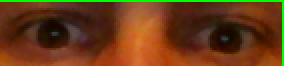
#> input picture eye_windows_controller/python_camera/pupil.png, 143 x 33 px (shown 2 times larger)
$ python pupil_detection.py
#> lines starting #> are read from the running program, lines starting #| are printed output that depends on the picture
# Пример поиска зрачков
# Пример работы метода CannyEdge
import cv2
import numpy as np
from matplotlib import pyplot as plt

img = cv2.imread('pupil.png',0)
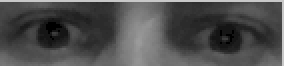
#> img: shape (33, 143) (shown 2 times larger); min 0, max 255, mean 78.6
cimg = cv2.cvtColor(img,cv2.COLOR_GRAY2BGR)
# img = cv2.medianBlur(img,5)
rows,cols = img.shape
#> rows = 33; cols = 143
circles = cv2.HoughCircles(img,cv2.HOUGH_GRADIENT,1,2, cols/3,
                            param1=30,param2=30,minRadius=0,maxRadius=0)
#> circles = [47.67, 0, 0, 0]

circles = np.uint16(np.around(circles))
#> circles = [48, 0, 0, 0]
for i in circles[0,:]:
    # draw the outer circle
#> (the run stopped early here; a loop or call above may not have finished)

$ run again, with eye_windows_controller/python_camera/eblo.PNG copied over eye_windows_controller/python_camera/pupil.png
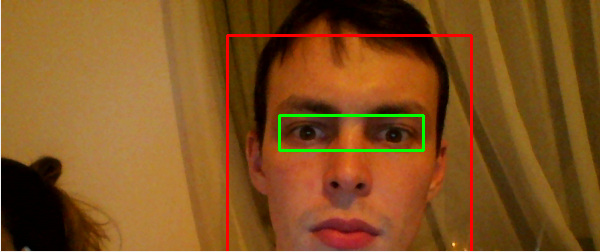
#> input picture eye_windows_controller/python_camera/eblo.PNG, 600 x 252 px
#> `img = cv2.imread('pupil.png',0)`:
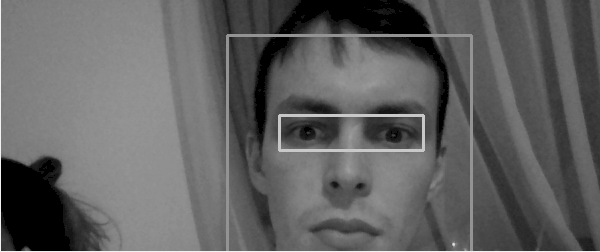
#> img: shape (252, 600); min 0, max 240, mean 97.1
#> the loop `for i in circles[0,:]:` made 4323 passes
#> i on passes 1 to 3: [496, 112, 100], [160, 128, 122], [170, 110, 140]
#> `plt.show()`:
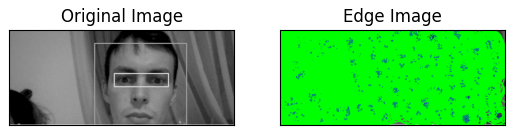
#> figure drawn by matplotlib, 2 panels; B, G, R data is drawn as R, G, B
